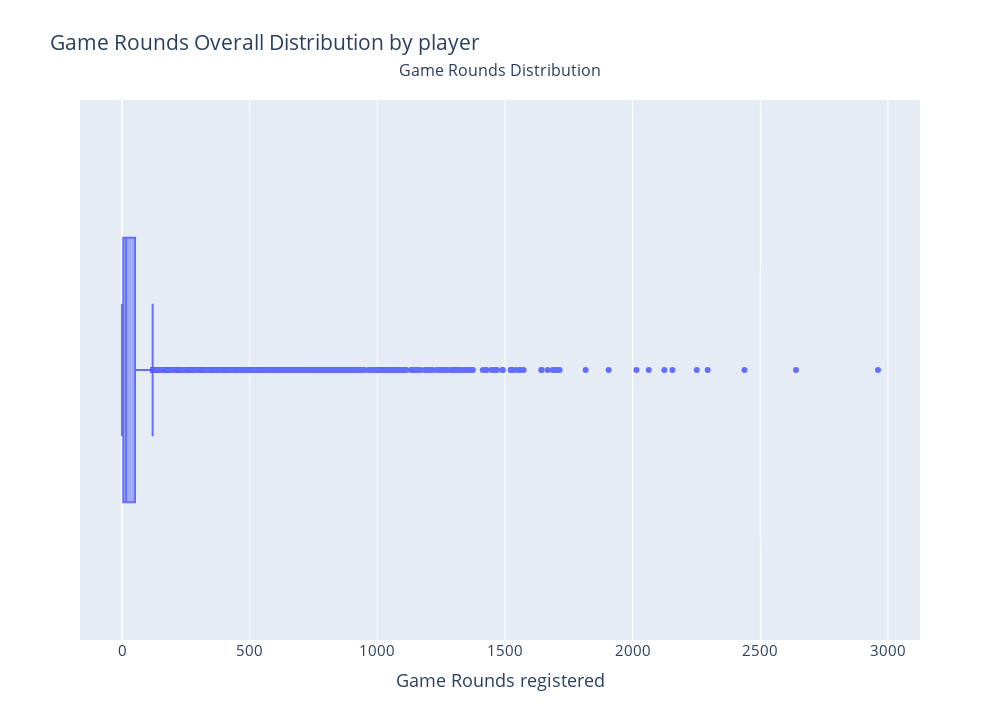

The code cell stored with this chart in its notebook:
### Code cell
# Distribution Boxplot with outliers
box1 = px.box(
    df, 
    x="sum_gamerounds",
    title="Game Rounds Overall Distribution by player", 
    labels={"sum_gamerounds": "Game Rounds registered"}
)

# Tùy chỉnh layout trực tiếp
box1.update_layout(
    height=720,
    width=1000,
    font=dict(size=15)
)

# Thêm annotation nếu muốn
box1.add_annotation(
    text="Game Rounds Distribution",
    xref="paper", yref="paper",
    x=0.5, y=1.08, showarrow=False,
    font=dict(size=16)
)

box1.show()

### Figure 1 — Plotly figure (JSON) as saved in the notebook; plotly's stock layout.template omitted (floating-point values rounded to 4 significant figures; data arrays with more than 128 entries replaced by an {"elided": "..."} marker saying what was removed)
{"data": [{"alignmentgroup": "True", "hovertemplate": "Game Rounds registered=%{x}<extra></extra>", "legendgroup": "", "marker": {"color": "#636efa"}, "name": "", "notched": false, "offsetgroup": "", "orientation": "h", "showlegend": false, "type": "box", "x": {"elided": "90188 int values"}, "x0": " ", "xaxis": "x", "y0": " ", "yaxis": "y"}], "layout": {"annotations": [{"font": {"size": 16}, "showarrow": false, "text": "Game Rounds Distribution", "x": 0.5, "xref": "paper", "y": 1.08, "yref": "paper"}], "boxmode": "group", "font": {"size": 15}, "height": 720, "legend": {"tracegroupgap": 0}, "title": {"text": "Game Rounds Overall Distribution by player"}, "width": 1000, "xaxis": {"anchor": "y", "domain": [0, 1], "title": {"text": "Game Rounds registered"}}, "yaxis": {"anchor": "x", "domain": [0, 1]}}}
